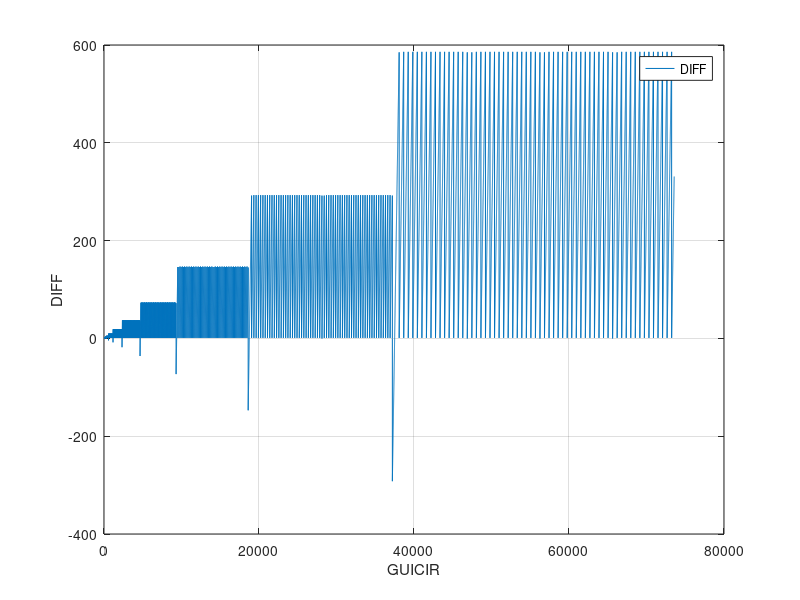

Source code (MATLAB):
#! /usr/bin/octave -qf
fig = figure;
data = dlmread("finput.txt"," ");
size(data);
set(fig, "visible", "off");
GUICIR = data(:,1);
HWCIR = data(:,2);
DIFF = data(:,3);

plot(GUICIR,DIFF,";DIFF;"), grid
xlabel("GUICIR");
ylabel("DIFF");
print("DIFF.jpg", "-djpg");
		
